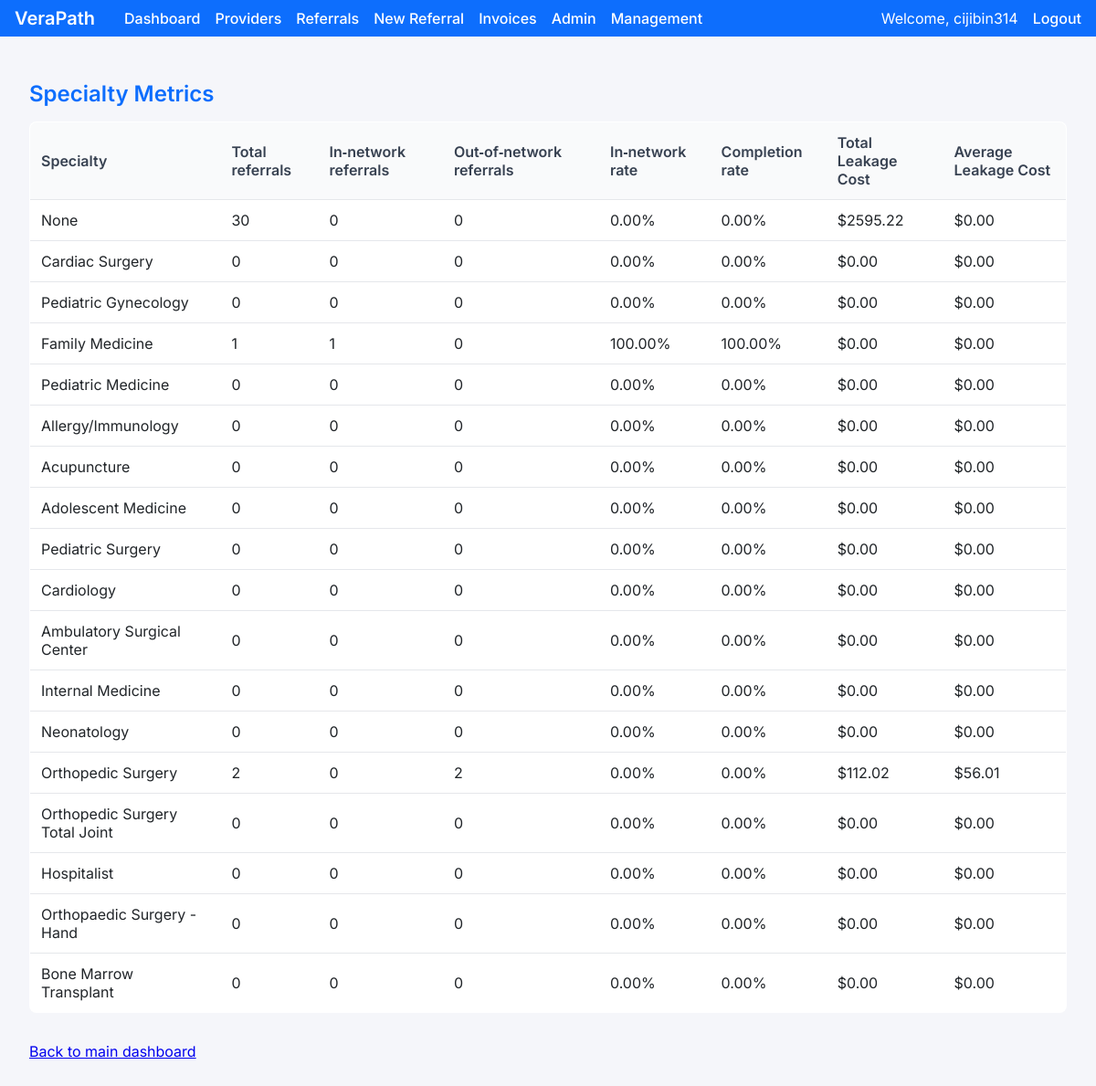
Page /analytics/specialties/ (signed in) on the committed database.
### analytics/models.py (models this page shows, shortened)
class Provider(models.Model):
    practice = models.ForeignKey(Practice, on_delete=models.CASCADE, null=True, blank=True)
    npi = models.CharField(max_length=20, blank=True, null=True)
    full_name = models.CharField(max_length=200)
    specialty = models.CharField(max_length=120, blank=True, null=True)
    subspecialty = models.CharField(max_length=120, blank=True, null=True)
    city = models.CharField(max_length=100, blank=True, null=True)
    state = models.CharField(max_length=50, blank=True, null=True)
    accepting_new_patients = models.BooleanField(default=True, blank=True, null=True)
    primary_department = models.CharField(max_length=200, blank=True, null=True)
    is_in_network = models.BooleanField(default=False)
    providerid = models.IntegerField(blank=True, null=True)
    firstname = models.CharField(max_length=100, blank=True, null=True)
    lastname = models.CharField(max_length=100, blank=True, null=True)
    middleinitial = models.CharField(max_length=1, blank=True, null=True)
    sex = models.CharField(max_length=1, blank=True, null=True)
    entitytype = models.CharField(max_length=50, blank=True, null=True)
    ansinamecode = models.CharField(max_length=255, blank=True, null=True)
    hideinportal = models.BooleanField(default=False, blank=True, null=True)
    schedulingname = models.CharField(max_length=200, blank=True, null=True)
    billable = models.BooleanField(default=False, blank=True, null=True)
    ansispecialtycode = models.CharField(max_length=50, blank=True, null=True)
    createencounteroncheckin = models.BooleanField(default=False, blank=True, null=True)
    class Meta:
        unique_together = (('practice', 'providerid'),)

### analytics/views.py (the view)
# urls.py: path('specialties/', views.specialty_dashboard, name='specialty_dashboard'),
def specialty_dashboard(request):
    specialties = Provider.objects.values_list('specialty', flat=True).distinct()
    specialty_data = []
    for spec in specialties:
        refs = Referral.objects.filter(provider__specialty=spec)
        total = refs.count()
        if spec is None:
            in_network = 0
            out_network = 0
        else:
            in_network = refs.filter(in_network=True).count()
            out_network = refs.filter(in_network=False).count()
        leakage_cost = refs.filter(in_network=False).aggregate(total_leak=Sum('rvu_cost')).get('total_leak') or 0
        avg_leakage_cost = (leakage_cost / out_network) if out_network else 0
        avg_in_cost = refs.filter(in_network=True).aggregate(avg=Avg('rvu_cost'))['avg'] or 0
        retained_revenue = in_network * avg_in_cost
        in_network_rate = (in_network / total * 100.0) if total else 0
        completed = refs.filter(status__in=[Referral.Status.COMPLETED, Referral.Status.CLOSED]).count()
        completion_rate = (completed / total * 100.0) if total else 0
        specialty_data.append({
            'specialty': spec,
            'total': total,
            'in_network': in_network,
            'out_network': out_network,
            'in_network_rate': in_network_rate,
            'completion_rate': completion_rate,
            'leakage_cost': leakage_cost,
            'avg_leakage_cost': avg_leakage_cost,
            'retained_revenue': retained_revenue,
        })
    return render(request, 'analytics/specialty_dashboard.html', {'specialty_data': specialty_data})

### analytics/templates/analytics/specialty_dashboard.html
{% extends 'base.html' %}
{% block content %}
<h2>Specialty Metrics</h2>
<table>
  <thead>
    <tr>
      <th>Specialty</th>
      <th>Total referrals</th>
      <th>In‑network referrals</th>
      <th>Out‑of‑network referrals</th>
      <th>In‑network rate</th>
      <th>Completion rate</th>
      <th>Total Leakage Cost</th>
      <th>Average Leakage Cost</th>
    </tr>
  </thead>
  <tbody>
    {% for item in specialty_data %}
    <tr>
      <td>{{ item.specialty }}</td>
      <td>{{ item.total }}</td>
      <td>{{ item.in_network }}</td>
      <td>{{ item.out_network }}</td>
      <td>{{ item.in_network_rate|floatformat:2 }}%</td>
      <td>{{ item.completion_rate|floatformat:2 }}%</td>
      <td>${{ item.leakage_cost|floatformat:2 }}</td>
      <td>${{ item.avg_leakage_cost|floatformat:2 }}</td>
    </tr>
    {% endfor %}
  </tbody>
</table>
<p><a href="{% url 'analytics:analytics_dashboard' %}">Back to main dashboard</a></p>
{% endblock %}

### templates/base.html (shortened to what this page needs)
<!DOCTYPE html>
<html lang="en">
<head>
  {% load static %}
</head>
<body>
  <nav class="navbar">
    <div class="navbar-left">
        <a class="navbar-brand" href="/">VeraPath</a>
        <ul class="navbar-nav">
          <li><a href="{% url 'analytics:analytics_dashboard' %}">Dashboard</a></li>
          <li><a href="{% url 'analytics:provider_list' %}">Providers</a></li>
          <li><a href="{% url 'analytics:referral_list' %}">Referrals</a></li>
          <li><a href="{% url 'analytics:create_referral' %}">New Referral</a></li>
          <li><a href="{% url 'analytics:invoice_list' %}">Invoices</a></li>
          {% if user.is_superuser %}
          <li><a href="/admin/">Admin</a></li>
          <li><a href="{% url 'analytics:management' %}">Management</a></li>
          {% endif %}
        </ul>
    </div>
    <div class="navbar-user">
        {% if user.is_authenticated %}
            <span>Welcome, {{ user.username }}</span>
            <form id="logout-form" method="post" action="{% url 'logout' %}" style="display: inline;">
                <a href="#" onclick="document.getElementById('logout-form').submit(); return false;">Logout</a>
            </form>
        {% else %}
            <a href="{% url 'login' %}">Login</a>
        {% endif %}
    </div>
  </nav>
  <div class="container">
    {% block content %}{% endblock %}
  </div>
</body>
</html>

### templates/base.html (style rules this page uses)
body { font-family: 'Inter', sans-serif; margin: 0; background-color: #f5f6fa; color: #212529; }
.navbar { background-color: #0d6efd; padding: 0.5rem 1rem; display: flex; align-items: center; justify-content: space-between; color: #fff; }
.navbar-left { display: flex; align-items: center; }
.navbar-brand { font-weight: 600; font-size: 1.25rem; margin-right: 2rem; text-decoration: none; color: #fff; }
.navbar-nav { list-style: none; margin: 0; padding: 0; display: flex; }
.navbar-nav li { margin-right: 1rem; }
.navbar-nav a { color: #fff; text-decoration: none; font-weight: 500; }
.navbar-user { display: flex; align-items: center; }
.navbar-user span { margin-right: 1rem; }
.navbar-user a { color: #fff; text-decoration: none; font-weight: 500; }
.container { max-width: 1200px; margin: 0 auto; padding: 1rem 2rem; }
table { width: 100%; border-collapse: collapse; background-color: #fff; margin-bottom: 2rem; border: 1px solid #e5e7eb; border-radius: 8px; overflow: hidden; }
th, td { padding: 0.75rem; text-align: left; border-bottom: 1px solid #e5e7eb; }
th { background-color: #f9fafb; font-weight: 600; color: #374151; }
tr:last-child td { border-bottom: none; }
h2, h3 { margin-top: 2rem; margin-bottom: 1rem; font-weight: 600; color: #0d6efd; }

### rows in the picture
Provider: specialty "Cardiac Surgery", total "0", in_network "0", out_network "0", in_network_rate "0.00", completion_rate "0.00", leakage_cost "0.00", avg_leakage_cost "0.00"
Provider: specialty "Pediatric Gynecology", total "0", in_network "0", out_network "0", in_network_rate "0.00", completion_rate "0.00", leakage_cost "0.00", avg_leakage_cost "0.00"
Provider: specialty "Pediatric Medicine", total "0", in_network "0", out_network "0", in_network_rate "0.00", completion_rate "0.00", leakage_cost "0.00", avg_leakage_cost "0.00"
Provider: specialty "Pediatric Surgery", total "0", in_network "0", out_network "0", in_network_rate "0.00", completion_rate "0.00", leakage_cost "0.00", avg_leakage_cost "0.00"
Provider: specialty "Internal Medicine", total "0", in_network "0", out_network "0", in_network_rate "0.00", completion_rate "0.00", leakage_cost "0.00", avg_leakage_cost "0.00"
Provider: specialty "Neonatology", total "0", in_network "0", out_network "0", in_network_rate "0.00", completion_rate "0.00", leakage_cost "0.00", avg_leakage_cost "0.00"
Provider: specialty "Orthopedic Surgery Total Joint", total "0", in_network "0", out_network "0", in_network_rate "0.00", completion_rate "0.00", leakage_cost "0.00", avg_leakage_cost "0.00"
Provider: specialty "Hospitalist", total "0", in_network "0", out_network "0", in_network_rate "0.00", completion_rate "0.00", leakage_cost "0.00", avg_leakage_cost "0.00"
Provider: specialty "Orthopaedic Surgery - Hand", total "0", in_network "0", out_network "0", in_network_rate "0.00", completion_rate "0.00", leakage_cost "0.00", avg_leakage_cost "0.00"
Provider: specialty "Bone Marrow Transplant", total "0", in_network "0", out_network "0", in_network_rate "0.00", completion_rate "0.00", leakage_cost "0.00", avg_leakage_cost "0.00"

### other values in the picture
{{ user.username }} "cijibin314"
{{ item.specialty }} "None" "Family Medicine" "Allergy/Immunology" "Acupuncture" "Adolescent Medicine" "Cardiology" "Ambulatory Surgical Center" "Orthopedic Surgery"
{{ item.total }} "30" "1" "0" "0" "0" "0" "0" "2"
{{ item.in_network }} "0" "1" "0" "0" "0" "0" "0" "0"
{{ item.out_network }} "0" "0" "0" "0" "0" "0" "0" "2"
{{ item.in_network_rate|floatformat:2 }} "0.00" "100.00" "0.00" "0.00" "0.00" "0.00" "0.00" "0.00"
{{ item.completion_rate|floatformat:2 }} "0.00" "100.00" "0.00" "0.00" "0.00" "0.00" "0.00" "0.00"
{{ item.leakage_cost|floatformat:2 }} "2595.22" "0.00" "0.00" "0.00" "0.00" "0.00" "0.00" "112.02"
{{ item.avg_leakage_cost|floatformat:2 }} "0.00" "0.00" "0.00" "0.00" "0.00" "0.00" "0.00" "56.01"
